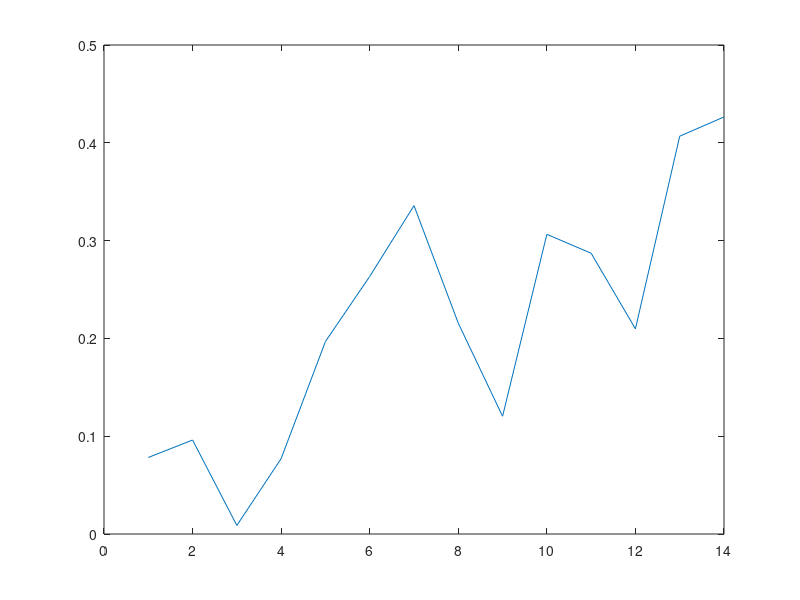

Recreate this plot in MATLAB. (Note: this script raises an error after producing the figure.)
clear; close all; clc;

dim_x = 2;
dim_u = 1;

ph = 0.1; % discrete time

%% original system =================================================

% xiA1 = [ 1; sin(x1)/x1 ];
EA1 = [1, ph; 2*ph, 0];
dim_xiA1 = 2;
% x1A2 = [1; x1; x1^2];
EA2 = [2*ph, 0, 0; 1-ph, 0, ph];
dim_xiA2 = 3;
dim_xiA = dim_xiA1+dim_xiA2;
% xiB1 = [1; abs(x1); abs(x2); exp(x1); exp(x2)];
EB1 = [ph, 0, ph, 0, 0; 0, 0, 0, ph, 0];
dim_xiB1 = 5;
dim_xiB = dim_xiB1;



trajt = 10;
n_s = 13;

euin = 1.3;  % bound of input
edis = 0.001;  % bound of output noise

U0 = []; X0 = [];
X1 = []; D0 = [];
Dstate0 = zeros(dim_x, n_s, trajt); 
Dstate1 = Dstate0; 
Dinput0 = zeros(dim_u, n_s, trajt);
Ddistr0 = Dstate0;

for ij = 1:trajt
    us = (rand(dim_u, n_s)-0.5)*2* euin;
    xs = zeros(dim_x, n_s+1); xs(:,1) = 0.05*randn(2,1);
    ds = (rand(dim_x, n_s)-0.5)*2* edis;
    
    XIA = zeros(dim_xiA, n_s);
    XIB = zeros(dim_xiB, n_s);
    for it = 1:n_s
        Ax = [ 1+ph*sin(xs(1,it))/xs(1,it), ph*2; ph*2, 1-ph+ph*xs(1,it)^2];
        Bx = [ ph*(1+abs(xs(2,it))); ph*exp(xs(1,it)) ];
        xs(:,it+1) = Ax*xs(:,it) + Bx*us(:,it) + ds(:,it);
        
        x1t = xs(1,it); x2t = xs(2,it);
        xiA1 = [ 1; sin(x1t)/x1t ]; xiA2 = [ 1; x1t; x1t^2 ];
        XIA(:,it) = blkdiag(xiA1, xiA2)*xs(:,it);
        
        xiB1 = [1; abs(x1t); abs(x2t); exp(x1t); exp(x2t)];
        XIB(:,it) = xiB1*us(:,it);
    end
    X0 = [X0, XIA];
    U0 = [U0, XIB];
    X1 = [X1, xs(:,2:n_s+1)];
    D0 = [D0, ds(:,1:n_s)];
    Dstate0(:,:,ij) = xs(:,1:n_s);
    Dstate1(:,:,ij) = xs(:,2:n_s+1);
    Dinput0(:,:,ij) = us;
    Ddistr0(:,:,ij) = ds;
end

DATATEST = [EA1, EA2]*X0 +EB1*U0 + D0 - X1;
figure(1)
plot(xs(2,:));
% figure(2)
% plot(DATATEST(2,:));


dataA = [X0; U0]*[X0; U0]';
dataB = -X1*[X0; U0]';
% dataC = X1*X1'- edis^2*dim_x*length(D0);

THETAnoise = roundUpSignificant(max(svd(D0*D0')), 2);
disp("THETAnoise eig is " + THETAnoise);

dataC = X1*X1'- THETAnoise*eye(dim_x);

disp("min eig is " + min(eig(dataA)));



%% data from previous experiment ===================================
load("Mdata/data_stabilization_09.mat");




%% data based controllers ==========================================
close;

% set the domain: |x| <= rx
rx = 0.92; 

% XIA
xiA11 = 1;
xiA21_u = 1; xiA21_l = sin(rx)/rx;
xiA12 = 1;
xiA22_u = rx; xiA22_l = -rx;
xiA32_u = rx^2; xiA32_l = 0;
% XIB
xiB11 = 1;
xiB21_u = rx; xiB21_l = 0;
xiB31_u = rx; xiB31_l = 0;
xiB41_u = exp(rx); xiB41_l = exp(-rx);
xiB51_u = exp(rx); xiB51_l = exp(-rx);

% the set of barQ
barQ = funcBarQ(xiA11, xiA21_u,... 
                xiA21_l, xiA12, xiA22_u, xiA22_l, xiA32_u, xiA32_l,... 
                xiB11, xiB21_u, xiB21_l, xiB31_u, xiB31_l, xiB41_u, xiB41_l, xiB51_u, xiB51_l);



barU = 0.25; % actuator saturation

% solve sdp LMI
cvx_begin sdp % quiet
    variable epGa semidefinite;
    variable lyGa(dim_x,dim_x) semidefinite;
    variable kY(dim_u,dim_x);
    % variable mu_l semidefinite;
    % variable mu_u semidefinite;
    variable kW(dim_u,dim_x);
    variable kS(dim_u,dim_u) diagonal semidefinite;
    
    % minimize( 0.01*mu_u - 0*mu_l + 0*epGa - 1*trace(epGa) );
    minimize( lambda_max(lyGa) - lambda_min(lyGa) - 0*epGa - 2*trace(lyGa) );

    subject to   
        for iu = 1:dim_u
            blockW = [ lyGa,     kW(iu,:)';
                       kW(iu,:), barU^2 ];
            blockW >= 0;
        end
        
        for iv = 1:length(barQ)
            blockS = [ -lyGa+epGa*eye(dim_x), -(kY+kW)',                          zeros(dim_x),       [lyGa;kY]'*barQ{iv}';
                       -(kY+kW),              -2*kS,                              zeros(dim_u,dim_x), [zeros(dim_x,dim_u);kS]'*barQ{iv}';
                        zeros(dim_x),          zeros(dim_x,dim_u),               -lyGa-dataC,        -dataB;
                        barQ{iv}*[lyGa;kY],    barQ{iv}*[zeros(dim_x,dim_u);kS], -dataB',            -dataA ];
            blockS <= 0;
        end
        epGa >= 0.00001;
        lyGa >= 0.0001 * eye(dim_x);
        % lyGa >= mu_l * eye(dim_x);
        % lyGa <= (mu_l+mu_u) * eye(dim_x);
cvx_end

vK = kY/lyGa;
lyP = inv(lyGa);

disp(lyGa);

% region of attraction
roac = sqrt( maxEig(lyGa)*minEig(lyGa) / ( maxEig(lyGa)^2 - epGa*minEig(lyGa) ) );
roa  = min( 1, roac ) * rx;
disp("radius of ROA is " + roa);






%% phase portrait ==================================================

% for the Br, circle
theta = linspace(0, 2*pi, 100); 
x1br = roa * cos(theta);
x2br = roa * sin(theta);


% for ellipsoid
[Q, Lambda] = eig(lyP);
a = sqrt(1 / Lambda(1,1));  % axis1
b = sqrt(1 / Lambda(2,2));  % axis2
% points for circle
theta = linspace(0, 2*pi, 100);
x_circle = a * cos(theta);
y_circle = b * sin(theta);
% points for ellipsoid
xy_rotated = Q * [x_circle; y_circle];
x1Ep = xy_rotated(1,:);
x2Ep = xy_rotated(2,:);



xrr = 0.5; dx = xrr/8;
xbis = 0.0; ybis = -0.0; 
xleft = -xrr-xbis; xright = xrr-xbis;
yleft = -xrr-ybis; yright = xrr-ybis;
[x1, x2] = meshgrid(xleft:dx:xright, yleft:dx:yright);

Px1 = x1 + ph*sin(x1) + ph*2*x2 + ph*(1+abs(x2)).*saturU(vK(1)*x1+vK(2)*x2,barU) - x1;
Px2 = ph*2*x1 + (1-ph+ph*x1.^2).*x2 + ph*exp(x1).*saturU(vK(1)*x1+vK(2)*x2,barU) - x2;

figure('color', [1 1 1]);
set(gcf, 'Position', [100, 100, 400, 380]);

quiver(x1, x2 ,Px1 ,Px2, 2); hold on;
plot(x1br, x2br, 'r-', 'LineWidth', 2); hold on;
plot(x1Ep, x2Ep, 'k:', 'LineWidth', 2);

xlabel('$x_1$', 'Fontname', 'Times New Roman', 'Interpreter', 'latex', 'FontSize', 18);
ylabel('$x_2$', 'Fontname', 'Times New Roman', 'Interpreter', 'latex', 'FontSize', 18);

title(sprintf('$\\bar{u} = %.2f$', barU), 'Fontname', 'Times New Roman', 'Interpreter', 'latex', 'FontSize', 18);

axis equal;
axis([xleft xright yleft yright]);
set(gca,'fontsize',18,'fontname','Times');




  








%% useful fuction =========================================================
function e_max = maxEig( MatrixSym )
    e_max = max(eig(MatrixSym));
end

function e_min = minEig( MatrixSym )
    e_min = min(eig(MatrixSym));
end

function uSat = saturU(u, bar_u)
    uSat = min(max(u, -bar_u), bar_u);
end

function y = roundUpSignificant(x, n)
    magnitude = 10.^floor(log10(abs(x)) - n + 1);
    y = ceil(x ./ magnitude) .* magnitude;
    y(x == 0) = 0; 
end

function BarQ = funcBarQ(xiA11, xiA21_u,... 
                         xiA21_l, xiA12, xiA22_u, xiA22_l, xiA32_u, xiA32_l,... 
                         xiB11, xiB21_u, xiB21_l, xiB31_u, xiB31_l, xiB41_u, xiB41_l, xiB51_u, xiB51_l)
BarQ = {
    blkdiag( [xiA11; xiA21_u], [xiA12; xiA22_u; xiA32_u], [xiB11; xiB21_u; xiB31_u; xiB41_u; xiB51_u] );
    blkdiag( [xiA11; xiA21_l], [xiA12; xiA22_u; xiA32_u], [xiB11; xiB21_u; xiB31_u; xiB41_u; xiB51_u] );
    blkdiag( [xiA11; xiA21_u], [xiA12; xiA22_l; xiA32_u], [xiB11; xiB21_u; xiB31_u; xiB41_u; xiB51_u] );
    blkdiag( [xiA11; xiA21_l], [xiA12; xiA22_l; xiA32_u], [xiB11; xiB21_u; xiB31_u; xiB41_u; xiB51_u] );
    blkdiag( [xiA11; xiA21_u], [xiA12; xiA22_u; xiA32_l], [xiB11; xiB21_u; xiB31_u; xiB41_u; xiB51_u] );
    blkdiag( [xiA11; xiA21_l], [xiA12; xiA22_u; xiA32_l], [xiB11; xiB21_u; xiB31_u; xiB41_u; xiB51_u] );
    blkdiag( [xiA11; xiA21_u], [xiA12; xiA22_l; xiA32_l], [xiB11; xiB21_u; xiB31_u; xiB41_u; xiB51_u] );
    blkdiag( [xiA11; xiA21_l], [xiA12; xiA22_l; xiA32_l], [xiB11; xiB21_u; xiB31_u; xiB41_u; xiB51_u] );
    blkdiag( [xiA11; xiA21_u], [xiA12; xiA22_u; xiA32_u], [xiB11; xiB21_l; xiB31_u; xiB41_u; xiB51_u] );
    blkdiag( [xiA11; xiA21_l], [xiA12; xiA22_u; xiA32_u], [xiB11; xiB21_l; xiB31_u; xiB41_u; xiB51_u] );
    blkdiag( [xiA11; xiA21_u], [xiA12; xiA22_l; xiA32_u], [xiB11; xiB21_l; xiB31_u; xiB41_u; xiB51_u] );
    blkdiag( [xiA11; xiA21_l], [xiA12; xiA22_l; xiA32_u], [xiB11; xiB21_l; xiB31_u; xiB41_u; xiB51_u] );
    blkdiag( [xiA11; xiA21_u], [xiA12; xiA22_u; xiA32_l], [xiB11; xiB21_l; xiB31_u; xiB41_u; xiB51_u] );
    blkdiag( [xiA11; xiA21_l], [xiA12; xiA22_u; xiA32_l], [xiB11; xiB21_l; xiB31_u; xiB41_u; xiB51_u] );
    blkdiag( [xiA11; xiA21_u], [xiA12; xiA22_l; xiA32_l], [xiB11; xiB21_l; xiB31_u; xiB41_u; xiB51_u] );
    blkdiag( [xiA11; xiA21_l], [xiA12; xiA22_l; xiA32_l], [xiB11; xiB21_l; xiB31_u; xiB41_u; xiB51_u] );
    blkdiag( [xiA11; xiA21_u], [xiA12; xiA22_u; xiA32_u], [xiB11; xiB21_u; xiB31_l; xiB41_u; xiB51_u] );
    blkdiag( [xiA11; xiA21_l], [xiA12; xiA22_u; xiA32_u], [xiB11; xiB21_u; xiB31_l; xiB41_u; xiB51_u] );
    blkdiag( [xiA11; xiA21_u], [xiA12; xiA22_l; xiA32_u], [xiB11; xiB21_u; xiB31_l; xiB41_u; xiB51_u] );
    blkdiag( [xiA11; xiA21_l], [xiA12; xiA22_l; xiA32_u], [xiB11; xiB21_u; xiB31_l; xiB41_u; xiB51_u] );
    blkdiag( [xiA11; xiA21_u], [xiA12; xiA22_u; xiA32_l], [xiB11; xiB21_u; xiB31_l; xiB41_u; xiB51_u] );
    blkdiag( [xiA11; xiA21_l], [xiA12; xiA22_u; xiA32_l], [xiB11; xiB21_u; xiB31_l; xiB41_u; xiB51_u] );
    blkdiag( [xiA11; xiA21_u], [xiA12; xiA22_l; xiA32_l], [xiB11; xiB21_u; xiB31_l; xiB41_u; xiB51_u] );
    blkdiag( [xiA11; xiA21_l], [xiA12; xiA22_l; xiA32_l], [xiB11; xiB21_u; xiB31_l; xiB41_u; xiB51_u] );
    blkdiag( [xiA11; xiA21_u], [xiA12; xiA22_u; xiA32_u], [xiB11; xiB21_l; xiB31_l; xiB41_u; xiB51_u] );
    blkdiag( [xiA11; xiA21_l], [xiA12; xiA22_u; xiA32_u], [xiB11; xiB21_l; xiB31_l; xiB41_u; xiB51_u] );
    blkdiag( [xiA11; xiA21_u], [xiA12; xiA22_l; xiA32_u], [xiB11; xiB21_l; xiB31_l; xiB41_u; xiB51_u] );
    blkdiag( [xiA11; xiA21_l], [xiA12; xiA22_l; xiA32_u], [xiB11; xiB21_l; xiB31_l; xiB41_u; xiB51_u] );
    blkdiag( [xiA11; xiA21_u], [xiA12; xiA22_u; xiA32_l], [xiB11; xiB21_l; xiB31_l; xiB41_u; xiB51_u] );
    blkdiag( [xiA11; xiA21_l], [xiA12; xiA22_u; xiA32_l], [xiB11; xiB21_l; xiB31_l; xiB41_u; xiB51_u] );
    blkdiag( [xiA11; xiA21_u], [xiA12; xiA22_l; xiA32_l], [xiB11; xiB21_l; xiB31_l; xiB41_u; xiB51_u] );
    blkdiag( [xiA11; xiA21_l], [xiA12; xiA22_l; xiA32_l], [xiB11; xiB21_l; xiB31_l; xiB41_u; xiB51_u] );
    blkdiag( [xiA11; xiA21_u], [xiA12; xiA22_u; xiA32_u], [xiB11; xiB21_u; xiB31_u; xiB41_l; xiB51_u] );
    blkdiag( [xiA11; xiA21_l], [xiA12; xiA22_u; xiA32_u], [xiB11; xiB21_u; xiB31_u; xiB41_l; xiB51_u] );
    blkdiag( [xiA11; xiA21_u], [xiA12; xiA22_l; xiA32_u], [xiB11; xiB21_u; xiB31_u; xiB41_l; xiB51_u] );
    blkdiag( [xiA11; xiA21_l], [xiA12; xiA22_l; xiA32_u], [xiB11; xiB21_u; xiB31_u; xiB41_l; xiB51_u] );
    blkdiag( [xiA11; xiA21_u], [xiA12; xiA22_u; xiA32_l], [xiB11; xiB21_u; xiB31_u; xiB41_l; xiB51_u] );
    blkdiag( [xiA11; xiA21_l], [xiA12; xiA22_u; xiA32_l], [xiB11; xiB21_u; xiB31_u; xiB41_l; xiB51_u] );
    blkdiag( [xiA11; xiA21_u], [xiA12; xiA22_l; xiA32_l], [xiB11; xiB21_u; xiB31_u; xiB41_l; xiB51_u] );
    blkdiag( [xiA11; xiA21_l], [xiA12; xiA22_l; xiA32_l], [xiB11; xiB21_u; xiB31_u; xiB41_l; xiB51_u] );
    blkdiag( [xiA11; xiA21_u], [xiA12; xiA22_u; xiA32_u], [xiB11; xiB21_l; xiB31_u; xiB41_l; xiB51_u] );
    blkdiag( [xiA11; xiA21_l], [xiA12; xiA22_u; xiA32_u], [xiB11; xiB21_l; xiB31_u; xiB41_l; xiB51_u] );
    blkdiag( [xiA11; xiA21_u], [xiA12; xiA22_l; xiA32_u], [xiB11; xiB21_l; xiB31_u; xiB41_l; xiB51_u] );
    blkdiag( [xiA11; xiA21_l], [xiA12; xiA22_l; xiA32_u], [xiB11; xiB21_l; xiB31_u; xiB41_l; xiB51_u] );
    blkdiag( [xiA11; xiA21_u], [xiA12; xiA22_u; xiA32_l], [xiB11; xiB21_l; xiB31_u; xiB41_l; xiB51_u] );
    blkdiag( [xiA11; xiA21_l], [xiA12; xiA22_u; xiA32_l], [xiB11; xiB21_l; xiB31_u; xiB41_l; xiB51_u] );
    blkdiag( [xiA11; xiA21_u], [xiA12; xiA22_l; xiA32_l], [xiB11; xiB21_l; xiB31_u; xiB41_l; xiB51_u] );
    blkdiag( [xiA11; xiA21_l], [xiA12; xiA22_l; xiA32_l], [xiB11; xiB21_l; xiB31_u; xiB41_l; xiB51_u] );
    blkdiag( [xiA11; xiA21_u], [xiA12; xiA22_u; xiA32_u], [xiB11; xiB21_u; xiB31_l; xiB41_l; xiB51_u] );
    blkdiag( [xiA11; xiA21_l], [xiA12; xiA22_u; xiA32_u], [xiB11; xiB21_u; xiB31_l; xiB41_l; xiB51_u] );
    blkdiag( [xiA11; xiA21_u], [xiA12; xiA22_l; xiA32_u], [xiB11; xiB21_u; xiB31_l; xiB41_l; xiB51_u] );
    blkdiag( [xiA11; xiA21_l], [xiA12; xiA22_l; xiA32_u], [xiB11; xiB21_u; xiB31_l; xiB41_l; xiB51_u] );
    blkdiag( [xiA11; xiA21_u], [xiA12; xiA22_u; xiA32_l], [xiB11; xiB21_u; xiB31_l; xiB41_l; xiB51_u] );
    blkdiag( [xiA11; xiA21_l], [xiA12; xiA22_u; xiA32_l], [xiB11; xiB21_u; xiB31_l; xiB41_l; xiB51_u] );
    blkdiag( [xiA11; xiA21_u], [xiA12; xiA22_l; xiA32_l], [xiB11; xiB21_u; xiB31_l; xiB41_l; xiB51_u] );
    blkdiag( [xiA11; xiA21_l], [xiA12; xiA22_l; xiA32_l], [xiB11; xiB21_u; xiB31_l; xiB41_l; xiB51_u] );
    blkdiag( [xiA11; xiA21_u], [xiA12; xiA22_u; xiA32_u], [xiB11; xiB21_l; xiB31_l; xiB41_l; xiB51_u] );
    blkdiag( [xiA11; xiA21_l], [xiA12; xiA22_u; xiA32_u], [xiB11; xiB21_l; xiB31_l; xiB41_l; xiB51_u] );
    blkdiag( [xiA11; xiA21_u], [xiA12; xiA22_l; xiA32_u], [xiB11; xiB21_l; xiB31_l; xiB41_l; xiB51_u] );
    blkdiag( [xiA11; xiA21_l], [xiA12; xiA22_l; xiA32_u], [xiB11; xiB21_l; xiB31_l; xiB41_l; xiB51_u] );
    blkdiag( [xiA11; xiA21_u], [xiA12; xiA22_u; xiA32_l], [xiB11; xiB21_l; xiB31_l; xiB41_l; xiB51_u] );
    blkdiag( [xiA11; xiA21_l], [xiA12; xiA22_u; xiA32_l], [xiB11; xiB21_l; xiB31_l; xiB41_l; xiB51_u] );
    blkdiag( [xiA11; xiA21_u], [xiA12; xiA22_l; xiA32_l], [xiB11; xiB21_l; xiB31_l; xiB41_l; xiB51_u] );
    blkdiag( [xiA11; xiA21_l], [xiA12; xiA22_l; xiA32_l], [xiB11; xiB21_l; xiB31_l; xiB41_l; xiB51_u] );
    blkdiag( [xiA11; xiA21_u], [xiA12; xiA22_u; xiA32_u], [xiB11; xiB21_u; xiB31_u; xiB41_u; xiB51_l] );
    blkdiag( [xiA11; xiA21_l], [xiA12; xiA22_u; xiA32_u], [xiB11; xiB21_u; xiB31_u; xiB41_u; xiB51_l] );
    blkdiag( [xiA11; xiA21_u], [xiA12; xiA22_l; xiA32_u], [xiB11; xiB21_u; xiB31_u; xiB41_u; xiB51_l] );
    blkdiag( [xiA11; xiA21_l], [xiA12; xiA22_l; xiA32_u], [xiB11; xiB21_u; xiB31_u; xiB41_u; xiB51_l] );
    blkdiag( [xiA11; xiA21_u], [xiA12; xiA22_u; xiA32_l], [xiB11; xiB21_u; xiB31_u; xiB41_u; xiB51_l] );
    blkdiag( [xiA11; xiA21_l], [xiA12; xiA22_u; xiA32_l], [xiB11; xiB21_u; xiB31_u; xiB41_u; xiB51_l] );
    blkdiag( [xiA11; xiA21_u], [xiA12; xiA22_l; xiA32_l], [xiB11; xiB21_u; xiB31_u; xiB41_u; xiB51_l] );
    blkdiag( [xiA11; xiA21_l], [xiA12; xiA22_l; xiA32_l], [xiB11; xiB21_u; xiB31_u; xiB41_u; xiB51_l] );
    blkdiag( [xiA11; xiA21_u], [xiA12; xiA22_u; xiA32_u], [xiB11; xiB21_l; xiB31_u; xiB41_u; xiB51_l] );
    blkdiag( [xiA11; xiA21_l], [xiA12; xiA22_u; xiA32_u], [xiB11; xiB21_l; xiB31_u; xiB41_u; xiB51_l] );
    blkdiag( [xiA11; xiA21_u], [xiA12; xiA22_l; xiA32_u], [xiB11; xiB21_l; xiB31_u; xiB41_u; xiB51_l] );
    blkdiag( [xiA11; xiA21_l], [xiA12; xiA22_l; xiA32_u], [xiB11; xiB21_l; xiB31_u; xiB41_u; xiB51_l] );
    blkdiag( [xiA11; xiA21_u], [xiA12; xiA22_u; xiA32_l], [xiB11; xiB21_l; xiB31_u; xiB41_u; xiB51_l] );
    blkdiag( [xiA11; xiA21_l], [xiA12; xiA22_u; xiA32_l], [xiB11; xiB21_l; xiB31_u; xiB41_u; xiB51_l] );
    blkdiag( [xiA11; xiA21_u], [xiA12; xiA22_l; xiA32_l], [xiB11; xiB21_l; xiB31_u; xiB41_u; xiB51_l] );
    blkdiag( [xiA11; xiA21_l], [xiA12; xiA22_l; xiA32_l], [xiB11; xiB21_l; xiB31_u; xiB41_u; xiB51_l] );
    blkdiag( [xiA11; xiA21_u], [xiA12; xiA22_u; xiA32_u], [xiB11; xiB21_u; xiB31_l; xiB41_u; xiB51_l] );
    blkdiag( [xiA11; xiA21_l], [xiA12; xiA22_u; xiA32_u], [xiB11; xiB21_u; xiB31_l; xiB41_u; xiB51_l] );
    blkdiag( [xiA11; xiA21_u], [xiA12; xiA22_l; xiA32_u], [xiB11; xiB21_u; xiB31_l; xiB41_u; xiB51_l] );
    blkdiag( [xiA11; xiA21_l], [xiA12; xiA22_l; xiA32_u], [xiB11; xiB21_u; xiB31_l; xiB41_u; xiB51_l] );
    blkdiag( [xiA11; xiA21_u], [xiA12; xiA22_u; xiA32_l], [xiB11; xiB21_u; xiB31_l; xiB41_u; xiB51_l] );
    blkdiag( [xiA11; xiA21_l], [xiA12; xiA22_u; xiA32_l], [xiB11; xiB21_u; xiB31_l; xiB41_u; xiB51_l] );
    blkdiag( [xiA11; xiA21_u], [xiA12; xiA22_l; xiA32_l], [xiB11; xiB21_u; xiB31_l; xiB41_u; xiB51_l] );
    blkdiag( [xiA11; xiA21_l], [xiA12; xiA22_l; xiA32_l], [xiB11; xiB21_u; xiB31_l; xiB41_u; xiB51_l] );
    blkdiag( [xiA11; xiA21_u], [xiA12; xiA22_u; xiA32_u], [xiB11; xiB21_l; xiB31_l; xiB41_u; xiB51_l] );
    blkdiag( [xiA11; xiA21_l], [xiA12; xiA22_u; xiA32_u], [xiB11; xiB21_l; xiB31_l; xiB41_u; xiB51_l] );
    blkdiag( [xiA11; xiA21_u], [xiA12; xiA22_l; xiA32_u], [xiB11; xiB21_l; xiB31_l; xiB41_u; xiB51_l] );
    blkdiag( [xiA11; xiA21_l], [xiA12; xiA22_l; xiA32_u], [xiB11; xiB21_l; xiB31_l; xiB41_u; xiB51_l] );
    blkdiag( [xiA11; xiA21_u], [xiA12; xiA22_u; xiA32_l], [xiB11; xiB21_l; xiB31_l; xiB41_u; xiB51_l] );
    blkdiag( [xiA11; xiA21_l], [xiA12; xiA22_u; xiA32_l], [xiB11; xiB21_l; xiB31_l; xiB41_u; xiB51_l] );
    blkdiag( [xiA11; xiA21_u], [xiA12; xiA22_l; xiA32_l], [xiB11; xiB21_l; xiB31_l; xiB41_u; xiB51_l] );
    blkdiag( [xiA11; xiA21_l], [xiA12; xiA22_l; xiA32_l], [xiB11; xiB21_l; xiB31_l; xiB41_u; xiB51_l] );
    blkdiag( [xiA11; xiA21_u], [xiA12; xiA22_u; xiA32_u], [xiB11; xiB21_u; xiB31_u; xiB41_l; xiB51_l] );
    blkdiag( [xiA11; xiA21_l], [xiA12; xiA22_u; xiA32_u], [xiB11; xiB21_u; xiB31_u; xiB41_l; xiB51_l] );
    blkdiag( [xiA11; xiA21_u], [xiA12; xiA22_l; xiA32_u], [xiB11; xiB21_u; xiB31_u; xiB41_l; xiB51_l] );
    blkdiag( [xiA11; xiA21_l], [xiA12; xiA22_l; xiA32_u], [xiB11; xiB21_u; xiB31_u; xiB41_l; xiB51_l] );
    blkdiag( [xiA11; xiA21_u], [xiA12; xiA22_u; xiA32_l], [xiB11; xiB21_u; xiB31_u; xiB41_l; xiB51_l] );
    blkdiag( [xiA11; xiA21_l], [xiA12; xiA22_u; xiA32_l], [xiB11; xiB21_u; xiB31_u; xiB41_l; xiB51_l] );
    blkdiag( [xiA11; xiA21_u], [xiA12; xiA22_l; xiA32_l], [xiB11; xiB21_u; xiB31_u; xiB41_l; xiB51_l] );
    blkdiag( [xiA11; xiA21_l], [xiA12; xiA22_l; xiA32_l], [xiB11; xiB21_u; xiB31_u; xiB41_l; xiB51_l] );
    blkdiag( [xiA11; xiA21_u], [xiA12; xiA22_u; xiA32_u], [xiB11; xiB21_l; xiB31_u; xiB41_l; xiB51_l] );
    blkdiag( [xiA11; xiA21_l], [xiA12; xiA22_u; xiA32_u], [xiB11; xiB21_l; xiB31_u; xiB41_l; xiB51_l] );
    blkdiag( [xiA11; xiA21_u], [xiA12; xiA22_l; xiA32_u], [xiB11; xiB21_l; xiB31_u; xiB41_l; xiB51_l] );
    blkdiag( [xiA11; xiA21_l], [xiA12; xiA22_l; xiA32_u], [xiB11; xiB21_l; xiB31_u; xiB41_l; xiB51_l] );
    blkdiag( [xiA11; xiA21_u], [xiA12; xiA22_u; xiA32_l], [xiB11; xiB21_l; xiB31_u; xiB41_l; xiB51_l] );
    blkdiag( [xiA11; xiA21_l], [xiA12; xiA22_u; xiA32_l], [xiB11; xiB21_l; xiB31_u; xiB41_l; xiB51_l] );
    blkdiag( [xiA11; xiA21_u], [xiA12; xiA22_l; xiA32_l], [xiB11; xiB21_l; xiB31_u; xiB41_l; xiB51_l] );
    blkdiag( [xiA11; xiA21_l], [xiA12; xiA22_l; xiA32_l], [xiB11; xiB21_l; xiB31_u; xiB41_l; xiB51_l] );
    blkdiag( [xiA11; xiA21_u], [xiA12; xiA22_u; xiA32_u], [xiB11; xiB21_u; xiB31_l; xiB41_l; xiB51_l] );
    blkdiag( [xiA11; xiA21_l], [xiA12; xiA22_u; xiA32_u], [xiB11; xiB21_u; xiB31_l; xiB41_l; xiB51_l] );
    blkdiag( [xiA11; xiA21_u], [xiA12; xiA22_l; xiA32_u], [xiB11; xiB21_u; xiB31_l; xiB41_l; xiB51_l] );
    blkdiag( [xiA11; xiA21_l], [xiA12; xiA22_l; xiA32_u], [xiB11; xiB21_u; xiB31_l; xiB41_l; xiB51_l] );
    blkdiag( [xiA11; xiA21_u], [xiA12; xiA22_u; xiA32_l], [xiB11; xiB21_u; xiB31_l; xiB41_l; xiB51_l] );
    blkdiag( [xiA11; xiA21_l], [xiA12; xiA22_u; xiA32_l], [xiB11; xiB21_u; xiB31_l; xiB41_l; xiB51_l] );
    blkdiag( [xiA11; xiA21_u], [xiA12; xiA22_l; xiA32_l], [xiB11; xiB21_u; xiB31_l; xiB41_l; xiB51_l] );
    blkdiag( [xiA11; xiA21_l], [xiA12; xiA22_l; xiA32_l], [xiB11; xiB21_u; xiB31_l; xiB41_l; xiB51_l] );
    blkdiag( [xiA11; xiA21_u], [xiA12; xiA22_u; xiA32_u], [xiB11; xiB21_l; xiB31_l; xiB41_l; xiB51_l] );
    blkdiag( [xiA11; xiA21_l], [xiA12; xiA22_u; xiA32_u], [xiB11; xiB21_l; xiB31_l; xiB41_l; xiB51_l] );
    blkdiag( [xiA11; xiA21_u], [xiA12; xiA22_l; xiA32_u], [xiB11; xiB21_l; xiB31_l; xiB41_l; xiB51_l] );
    blkdiag( [xiA11; xiA21_l], [xiA12; xiA22_l; xiA32_u], [xiB11; xiB21_l; xiB31_l; xiB41_l; xiB51_l] );
    blkdiag( [xiA11; xiA21_u], [xiA12; xiA22_u; xiA32_l], [xiB11; xiB21_l; xiB31_l; xiB41_l; xiB51_l] );
    blkdiag( [xiA11; xiA21_l], [xiA12; xiA22_u; xiA32_l], [xiB11; xiB21_l; xiB31_l; xiB41_l; xiB51_l] );
    blkdiag( [xiA11; xiA21_u], [xiA12; xiA22_l; xiA32_l], [xiB11; xiB21_l; xiB31_l; xiB41_l; xiB51_l] );
    blkdiag( [xiA11; xiA21_l], [xiA12; xiA22_l; xiA32_l], [xiB11; xiB21_l; xiB31_l; xiB41_l; xiB51_l] )
};
end
